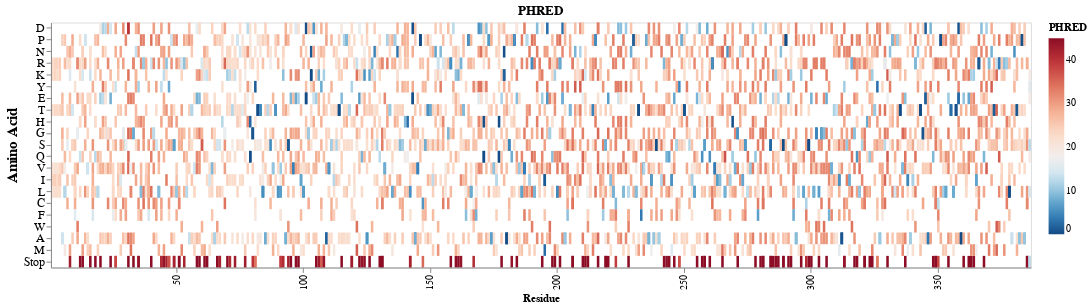

Write notebook code for a chart like this one.
### Code cell
cell_selector = alt.selection_point(on='mouseover',
                                     empty='none')


cadd_heatmap = DMS_heatmaps(cadd_final, 'PHRED')

cadd_heatmap

### Figure 1 — Vega-Lite specification as saved in the notebook (floating-point values rounded to 4 significant figures; data arrays with more than 128 entries replaced by an {"elided": "..."} marker saying what was removed)
{"config": {"view": {"continuousWidth": 300, "continuousHeight": 300}}, "data": {"name": "data-1456879947b0837922b2d1ae1a29b154"}, "mark": {"type": "rect"}, "encoding": {"color": {"field": "PHRED", "scale": {"scheme": "redblue", "domain": [0, 45], "domainMid": 17.5, "clamp": true, "reverse": true}, "type": "quantitative"}, "stroke": {"value": "black"}, "strokeWidth": {"condition": {"param": "param_142", "value": 0.5, "empty": false}, "value": 0}, "tooltip": [{"field": "PHRED", "type": "quantitative"}, {"field": "Wildtype_Amino_Acid", "type": "nominal"}, {"field": "Substitution", "type": "nominal"}, {"field": "Amino Acid", "type": "nominal"}], "x": {"axis": {"values": [0, 50, 100, 150, 200, 250, 300, 350]}, "field": "Residue", "type": "ordinal"}, "y": {"axis": {"labelFontSize": 12, "titleFontSize": 15}, "field": "Amino Acid", "sort": ["Avg", "D", "P", "N", "R", "K", "Y", "E", "T", "H", "G", "S", "Q", "V", "I", "L", "C", "F", "W", "A", "M"], "type": "ordinal"}}, "height": 250, "params": [{"name": "param_143", "select": {"type": "interval", "encodings": ["x", "y"]}, "bind": "scales"}, {"name": "param_142", "select": {"type": "point", "on": "mouseover"}}], "title": "PHRED", "width": 1000, "$schema": "https://vega.github.io/schema/vega-lite/v5.8.0.json", "datasets": {"data-1456879947b0837922b2d1ae1a29b154": {"elided": "3474 records"}}}
